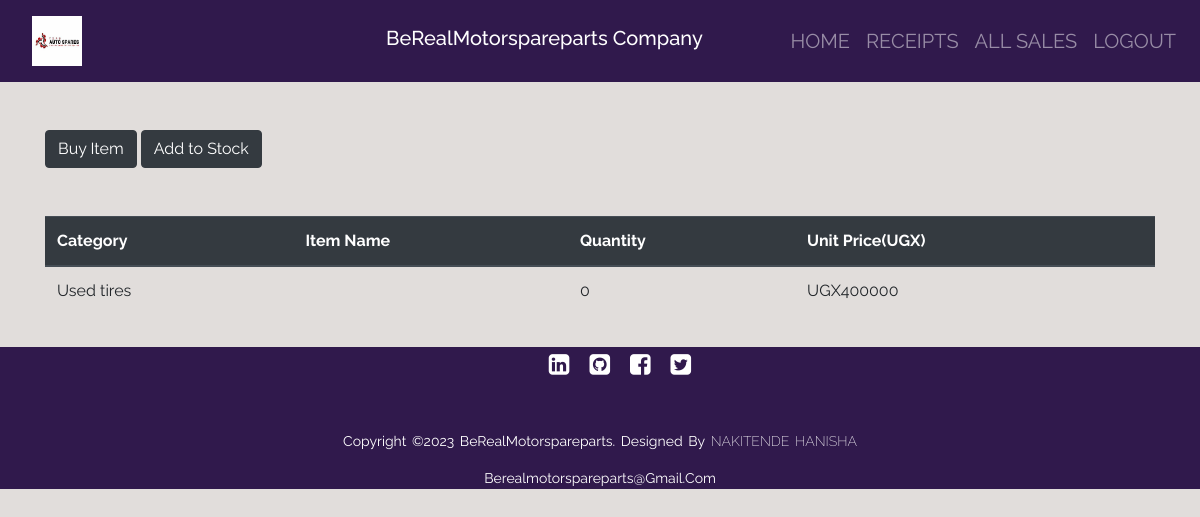
/home/4 (signed in), run on the app's committed database.
### spare/models.py (models this page shows, shortened)
class SparePart(models.Model):
    Category_name = models.ForeignKey(Category, on_delete=models.CASCADE, null=False, blank=False)
    date_of_arrvial = models.DateField(default=timezone.now)
    part_name = models.CharField(max_length=50, null=False, blank=False)
    total_quantity = models.IntegerField(default=0, null=False, blank=False)
    issued_quantity = models.IntegerField(default=0, null=False, blank=False)
    received_quantity = models.IntegerField(default=0, null=False, blank=False)
    unit_price = models.IntegerField(default=0, null=False, blank=False)
    items_orgin = models.CharField(max_length=50, null=False, blank=False)
    branch_name = models.CharField(max_length=100,blank=False)

class Category(models.Model):
    name = models.CharField(max_length=50, null=False, blank=False)
    def __str__(self):
        return self.name

### spare/views.py (the view)
# urls.py: path('home/<int:product_id>', views.product_details, name='product_detail'),
@login_required
def product_details(request, product_id):
    product = SparePart.objects.get(id=product_id)
    return render(request, 'sparepart/product_detail.html', {'product': product})

### templates/sparepart/product_detail.html
{% extends 'sparepart/base.html'%} {% block content%}
<br></br>
<div class="container">
    <a href="{% url 'issue_items' product.id %}"><input type="submit" value="Buy Item" class="btn btn-dark" btn
            type="button" /></a>
    <a href="{% url 'add_to_stock' product.id %}"><input type="submit" value="Add to Stock"
            class="btn btn-dark btn" type="button" /></a>
</div>
<br></br>
<div class="container">
    <table class="table">
        <thead class="thead-dark">
            <tr>
                <th scope="col">Category</th>
                <th scope="col">Item Name</th>
                <th scope="col">Quantity</th>
                <th scope="col">Unit Price(UGX)</th>
            </tr>
        </thead>
        <tbody>
            <tr>
                <td>{{product.Category_name}}</td>
                <td>{{product.item_name}}</td>
                <td>{{product.total_quantity}}</td>
                <td>UGX{{product.unit_price}}</td>
            </tr>
        </tbody>
    </table>
</div>
{% endblock%}

### spare/static/css/main.css (style rules this page uses)
html, body { position: relative; overflow-x: hidden; background-color:#ffff; width: 100% !important; height: 100vh; display: table; position: relative; background-position: center; background-attachment: scroll; -o-background-size: cover; -moz-background-size: cover; -webkit-background-size: cover; background-size: cover; background-repeat: no-repeat; }
body { background-color: #E1DDDB; font-family: 'raleway'; }
.thead-dark { color: #000; }

### data on the page
SparePart: Category_name "Used tires", total_quantity "0", unit_price "400000"
